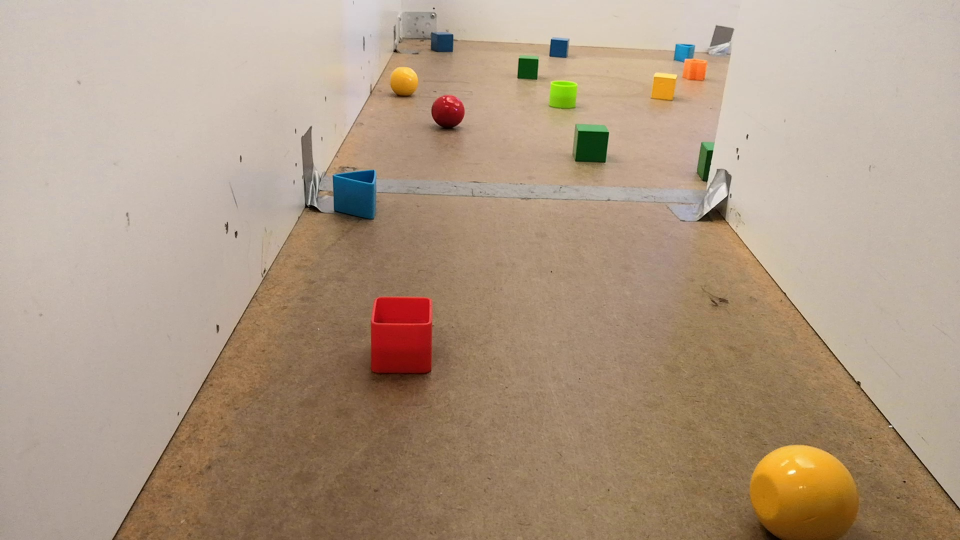
#> input picture DL_training/RAS_DATASET/1000.jpg, 1920 x 1080 px, given in place of vid1.mp4, which was not available (shown at 1/2 size)
$ python read_from_video.py
#> lines starting #> are read from the running program, lines starting #| are printed output that depends on the picture; after the words box and inside, x2 and y2 are one past the last pixel; in counts of white or black regions, pixels touching at a corner belong together; pictures that were not available may be replaced by others from this repository, and a replacement may not be noted
import numpy as np
import cv2

def rotateImage(image, angle):
  image_center = tuple(np.array(image.shape[1::-1]) / 2)
  rot_mat = cv2.getRotationMatrix2D(image_center, angle, 1.0)
  result = cv2.warpAffine(image, rot_mat, image.shape[1::-1], flags=cv2.INTER_LINEAR)
  return result

cap = cv2.VideoCapture('./vid1.mp4')
while(cap.isOpened()):
    ret, frame = cap.read()
#> frame is the input picture: shape (1080, 1920, 3); mean B, G, R 131.9, 153, 174.3
    hsv = cv2.cvtColor(frame, cv2.COLOR_BGR2HSV)
#> hsv: shape (1080, 1920, 3); mean H, S, V 16.3, 69.1, 174.9
    hsv = rotateImage(hsv, 270)
#> in rotateImage, `result = cv2.warpAffine(image, rot_mat, image.shape[1::-1], flags=cv2...`: result: shape (1080, 1920, 3); mean H, S, V 10, 46.8, 93.1
    frame = rotateImage(frame, 270)
#> call 2 of rotateImage, with angle = 270
#> in rotateImage (call 2), `result = cv2.warpAffine(image, rot_mat, image.shape[1::-1], flags=cv2...`:
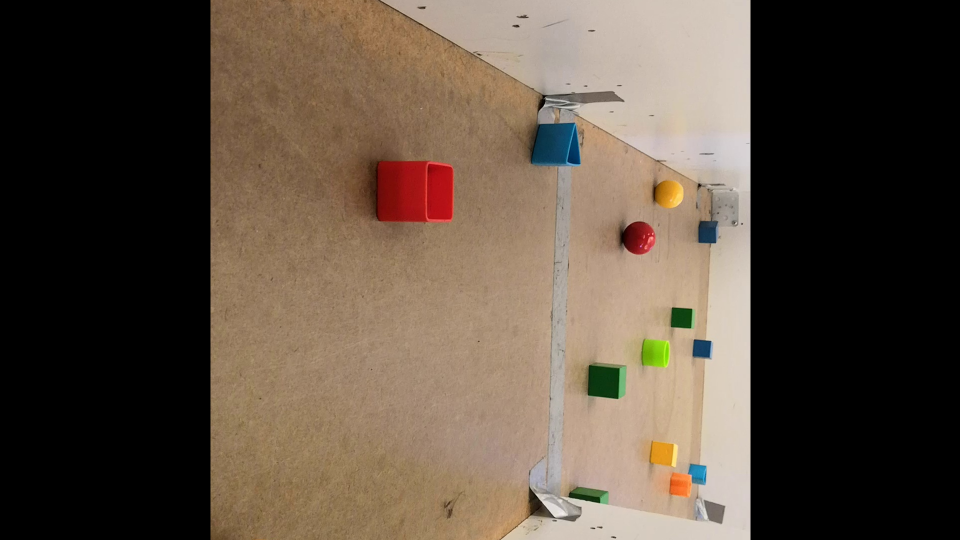
#> result: shape (1080, 1920, 3) (shown at 1/2 size); mean B, G, R 65.1, 78.5, 92.5
    #gray = cv2.cvtColor(frame, cv2.COLOR_BGR2GRAY)
    hsv = cv2.resize(hsv, (640,480))
#> hsv: shape (480, 640, 3); mean H, S, V 9.9, 46.9, 93.1
    mask = cv2.inRange(hsv, np.array([6,120,50]), np.array([13,255,255]))
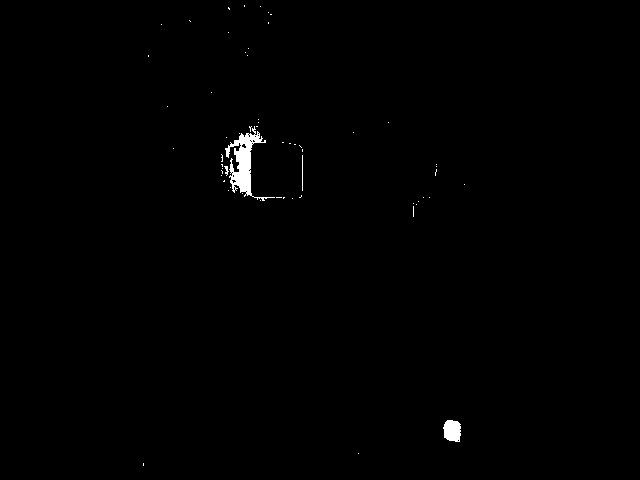
#> mask: shape (480, 640); 0.54% white; 59 white regions (55 under 20 px), largest, box (x1, y1, x2, y2) and area: (225, 126, 275, 201) 1139, (443, 420, 461, 442) 324, (302, 155, 303, 191) 36, (224, 166, 229, 176) 24
    frame = cv2.resize(frame, (640,480))
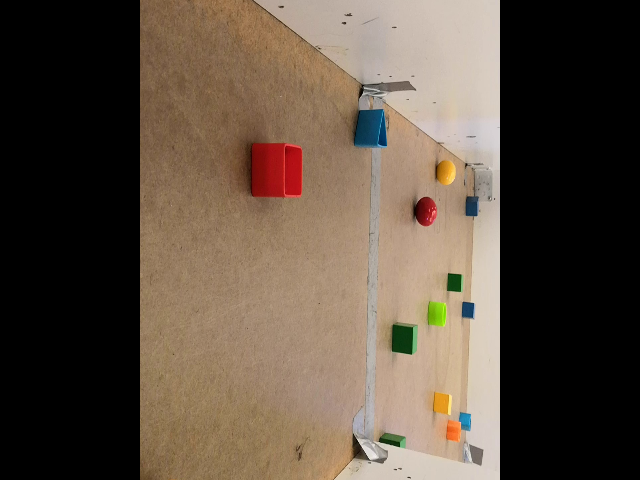
#> frame: shape (480, 640, 3); mean B, G, R 65.1, 78.5, 92.4
    cv2.imshow('frame',frame)
    #cv2.waitKey(0)
    cv2.imshow('threshold',mask)
    cv2.imshow('hsv',hsv)
    cv2.waitKey(0)
    if cv2.waitKey(0) == 27:
      #std::cout<<"esc key pressed"<<std::endl;
#> (key Esc is pressed here)
      break


cap.release()
cv2.destroyAllWindows()

$ run again, on DL_training/RAS_DATASET/100007.jpg
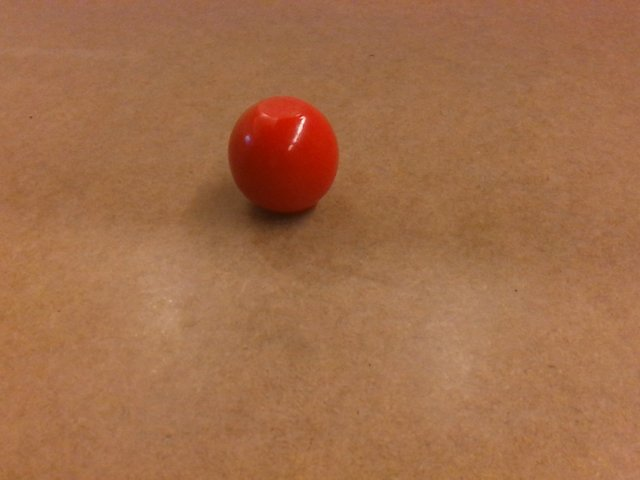
#> input picture DL_training/RAS_DATASET/100007.jpg, 640 x 480 px, given in place of vid1.mp4, which was not available
#> frame is the input picture: shape (480, 640, 3); mean B, G, R 73.3, 109, 161.3
#> hsv: shape (480, 640, 3); mean H, S, V 12.3, 139.9, 161.3
#> result: shape (480, 640, 3); mean H, S, V 9.3, 105.3, 119.6
#> in rotateImage (call 2), `result = cv2.warpAffine(image, rot_mat, image.shape[1::-1], flags=cv2...`:
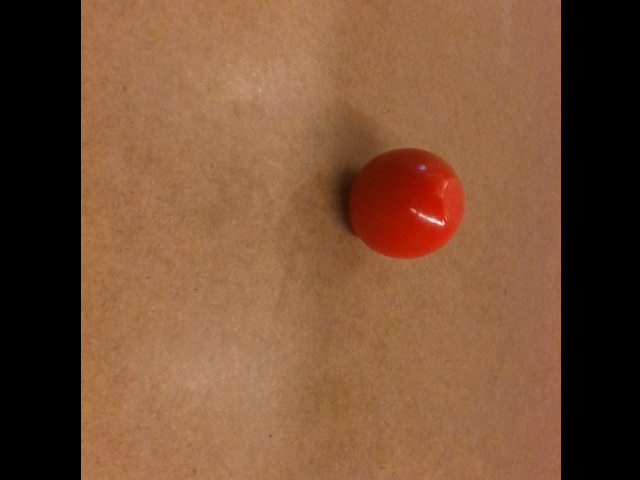
#> result: shape (480, 640, 3); mean B, G, R 54.2, 80.8, 119.6
#> `mask = cv2.inRange(hsv, np.array([6,120,50]), np.array([13,255,255]))`:
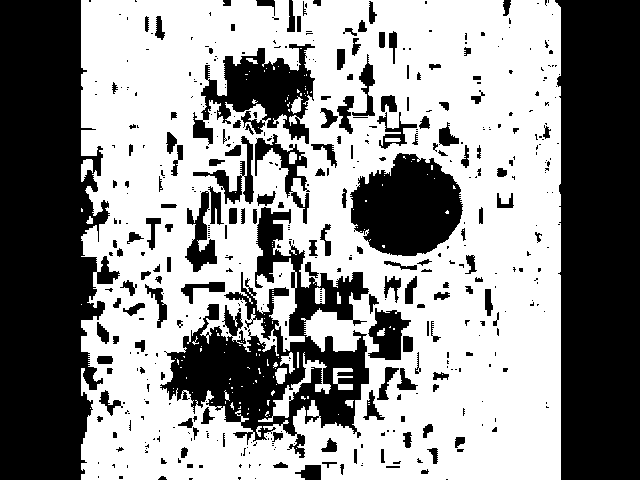
#> mask: shape (480, 640); 56.7% white; 473 black regions (312 under 20 px), largest, box (x1, y1, x2, y2) and area: (0, 0, 120, 480) 42132, (555, 0, 640, 480) 38010, (160, 207, 369, 458) 18947

$ run again, on DL_training/RAS_DATASET/100017.jpg
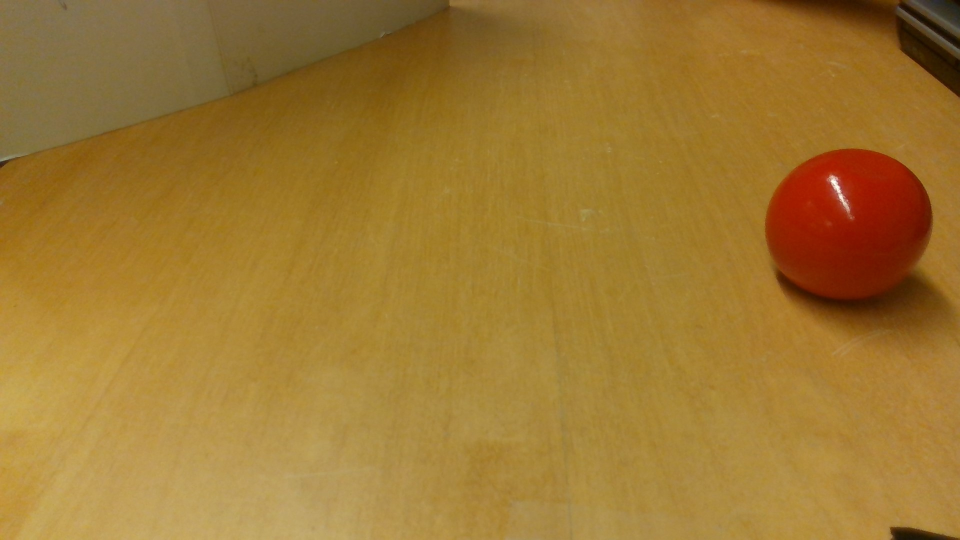
#> input picture DL_training/RAS_DATASET/100017.jpg, 1920 x 1080 px, given in place of vid1.mp4, which was not available (shown at 1/2 size)
#> frame is the input picture: shape (1080, 1920, 3); mean B, G, R 49.6, 119.9, 157.9
#> result: shape (1080, 1920, 3); mean H, S, V 11.6, 98.1, 89.3
#> in rotateImage (call 2), `result = cv2.warpAffine(image, rot_mat, image.shape[1::-1], flags=cv2...`:
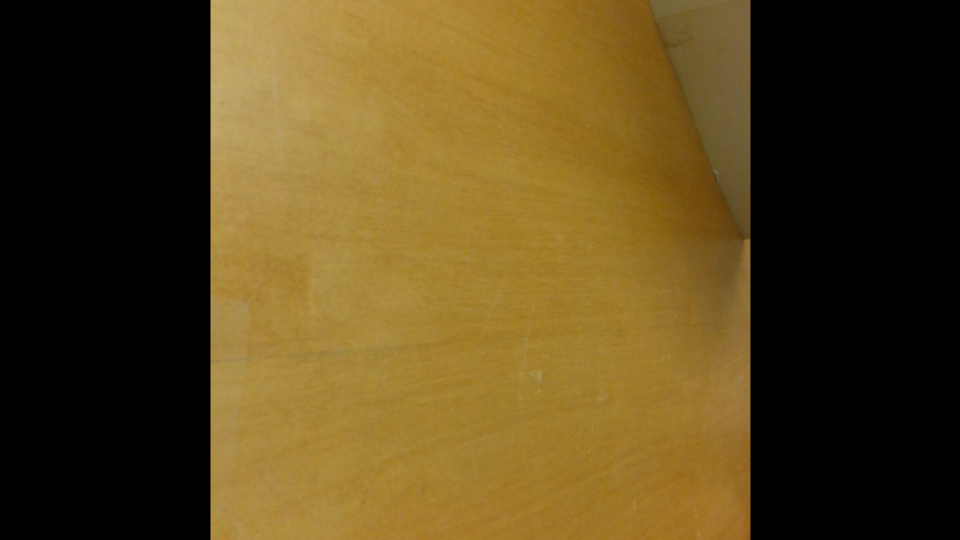
#> result: shape (1080, 1920, 3) (shown at 1/2 size); mean B, G, R 28.6, 70.2, 89.3
#> mask: shape (480, 640); every value is 0
#> `frame = cv2.resize(frame, (640,480))`:
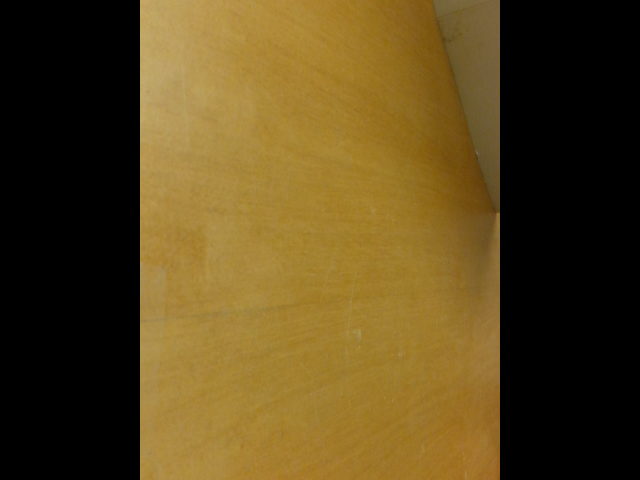
#> frame: shape (480, 640, 3); mean B, G, R 28.6, 70.2, 89.4
